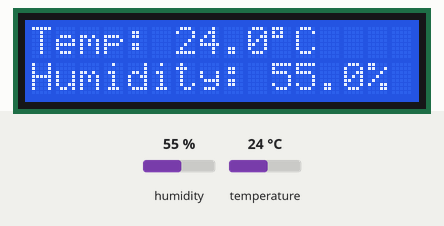
Bench run of a sketch on a simulated ESP8266 (NodeMCU). Shown: 16×2 character LCD. Inputs (shaded band) come from the test bench; at power-on: humidity 55 %, temperature 24 °C. WiFi joins after 1.5 s; servers stay silent unless stated; no MQTT or app messages arrive unless stated; what the sketch prints to the serial monitor is not drawn.

Above: at 6.8 s.
6.9 s: humidity set to 22 %
At 10.9 s:
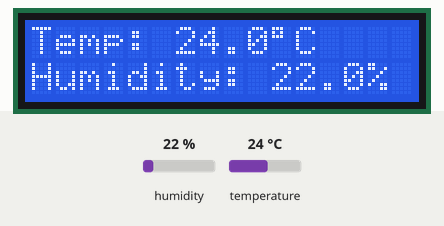
11.2 s: temperature set to 12 °C
At 14.2 s:
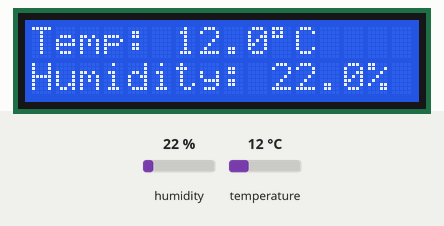
25.7 s: humidity set to 40 %
At 26.9 s:
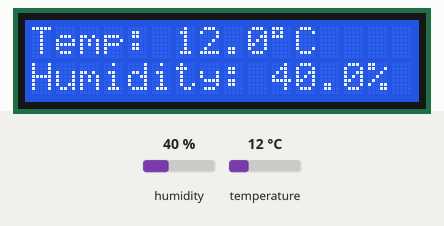
27.2 s: temperature set to 19 °C
At 30.1 s:
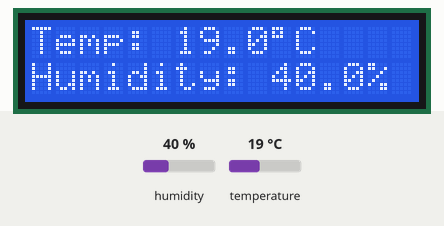
Timing chart, 0 to 31.6 s (numbered marks = the images above; inputs shaded):
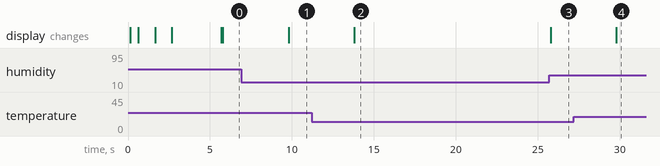

Measured:
- after the input at 6.9 s, the display: changes after 2.9 s (image 1)
- after the input at 11.2 s, the display: changes after 2.6 s (image 2)
- after the input at 25.7 s, the display: changes after 0.10 s (image 3)
- after the input at 27.2 s, the display: changes after 2.6 s (image 4)

The sketch:

esp8266_dht22_mqtt_lcd.ino
```cpp
#include <ESP8266WiFi.h>
#include <PubSubClient.h>
#include <ArduinoJson.h>
#include <DHT.h>
#include <Wire.h>
#include <LiquidCrystal_I2C.h>

// WiFi credentials
const char* ssid = "YOUR_WIFI_SSID";
const char* password = "YOUR_WIFI_PASSWORD";

// MQTT Broker settings
const char* mqtt_server = "YOUR_MQTT_SERVER_IP";
const int mqtt_port = 1883;
const char* mqtt_user = "YOUR_MQTT_USERNAME";
const char* mqtt_password = "YOUR_MQTT_PASSWORD";
const char* mqtt_client_id = "esp8266_dht22_sensor";
const char* mqtt_topic = "sensors/dht22/readings";
const char* mqtt_topic_lcd = "sensors/dht22/lcd";

// DHT22 sensor settings
#define DHTPIN 2      // GPIO2 (D4 on NodeMCU)
#define DHTTYPE DHT22 // DHT22 sensor

// I2C LCD settings
// Default I2C pins on ESP8266: SDA = GPIO4 (D2), SCL = GPIO5 (D1)
LiquidCrystal_I2C lcd(0x27, 16, 2); // Set the LCD address to 0x27 for a 16 chars and 2 line display
// Note: If 0x27 doesn't work, try 0x3F or scan the I2C bus

// Update interval in milliseconds (30 seconds)
const long interval = 30000;
unsigned long previousMillis = 0;

// LCD update interval (2 seconds)
const long lcdInterval = 2000;
unsigned long previousLcdMillis = 0;

// Display mode (0 = temp/humidity, 1 = IP address, 2 = custom message)
int displayMode = 0;
String customMessage = "";

// Initialize DHT sensor
DHT dht(DHTPIN, DHTTYPE);

// Initialize WiFi and MQTT clients
WiFiClient espClient;
PubSubClient client(espClient);

void setup() {
  Serial.begin(115200);
  Serial.println("DHT22 + ESP8266 MQTT Temperature & Humidity Monitor with LCD");

  // Initialize I2C LCD
  Wire.begin(4, 5); // SDA, SCL
  lcd.init();
  lcd.backlight();
  lcd.clear();
  lcd.setCursor(0, 0);
  lcd.print("Initializing...");

  // Initialize DHT sensor
  dht.begin();

  // Connect to WiFi
  setup_wifi();

  // Configure MQTT connection
  client.setServer(mqtt_server, mqtt_port);
  client.setCallback(callback);

  // Display IP address on LCD
  lcd.clear();
  lcd.setCursor(0, 0);
  lcd.print("IP Address:");
  lcd.setCursor(0, 1);
  lcd.print(WiFi.localIP().toString());
  delay(3000);
}

void setup_wifi() {
  delay(10);
  Serial.println();
  Serial.print("Connecting to ");
  Serial.println(ssid);

  lcd.clear();
  lcd.setCursor(0, 0);
  lcd.print("Connecting to");
  lcd.setCursor(0, 1);
  lcd.print(ssid);

  WiFi.begin(ssid, password);

  while (WiFi.status() != WL_CONNECTED) {
    delay(500);
    Serial.print(".");
    lcd.setCursor(15, 1);
    static int dots = 0;
    dots = (dots + 1) % 4;
    for (int i = 0; i < dots; i++) {
      lcd.print(".");
    }
    lcd.print("   ");
  }

  Serial.println("");
  Serial.println("WiFi connected");
  Serial.println("IP address: ");
  Serial.println(WiFi.localIP());

  lcd.clear();
  lcd.setCursor(0, 0);
  lcd.print("WiFi connected!");
  delay(1000);
}

void callback(char* topic, byte* payload, unsigned int length) {
  Serial.print("Message arrived [");
  Serial.print(topic);
  Serial.print("] ");

  String message;
  for (int i = 0; i < length; i++) {
    message += (char)payload[i];
  }
  Serial.println(message);

  // Handle LCD commands
  if (String(topic) == mqtt_topic_lcd) {
    StaticJsonDocument<200> doc;
    DeserializationError error = deserializeJson(doc, message);

    if (!error) {
      if (doc.containsKey("mode")) {
        displayMode = doc["mode"];
      }

      if (doc.containsKey("message")) {
        customMessage = doc["message"].as<String>();
        // Immediately update LCD with custom message
        if (displayMode == 2) {
          lcd.clear();
          lcd.setCursor(0, 0);

          // If message contains a pipe character, split into two lines
          int pipePos = customMessage.indexOf('|');
          if (pipePos > -1) {
            String line1 = customMessage.substring(0, pipePos);
            String line2 = customMessage.substring(pipePos + 1);
            lcd.print(line1);
            lcd.setCursor(0, 1);
            lcd.print(line2);
          } else {
            lcd.print(customMessage);
          }
        }
      }

      if (doc.containsKey("backlight")) {
        bool backlight = doc["backlight"];
        if (backlight) {
          lcd.backlight();
        } else {
          lcd.noBacklight();
        }
      }
    }
  }
}

void reconnect() {
  // Loop until we're reconnected
  while (!client.connected()) {
    Serial.print("Attempting MQTT connection...");
    lcd.clear();
    lcd.setCursor(0, 0);
    lcd.print("Connecting MQTT");

    // Attempt to connect
    if (client.connect(mqtt_client_id, mqtt_user, mqtt_password)) {
      Serial.println("connected");
      lcd.setCursor(0, 1);
      lcd.print("Connected!");

      // Subscribe to LCD topic
      client.subscribe(mqtt_topic_lcd);
    } else {
      Serial.print("failed, rc=");
      Serial.print(client.state());
      Serial.println(" try again in 5 seconds");
      lcd.setCursor(0, 1);
      lcd.print("Failed! Retry...");
      delay(5000);
    }
  }
}

void updateLCD(float temperature, float humidity) {
  switch (displayMode) {
    case 0: // Temperature and humidity
      lcd.clear();
      lcd.setCursor(0, 0);
      lcd.print("Temp: ");
      lcd.print(temperature, 1);
      lcd.print((char)223); // Degree symbol
      lcd.print("C");

      lcd.setCursor(0, 1);
      lcd.print("Humidity: ");
      lcd.print(humidity, 1);
      lcd.print("%");
      break;

    case 1: // IP address
      lcd.clear();
      lcd.setCursor(0, 0);
      lcd.print("IP Address:");
      lcd.setCursor(0, 1);
      lcd.print(WiFi.localIP().toString());
      break;

    case 2: // Custom message already handled in callback
      // Do nothing here as it's handled when the message arrives
      break;
  }
}

void loop() {
  if (!client.connected()) {
    reconnect();
  }
  client.loop();

  unsigned long currentMillis = millis();

  // Check if it's time to read sensor and publish data
  if (currentMillis - previousMillis >= interval) {
    previousMillis = currentMillis;

    // Read temperature and humidity
    float humidity = dht.readHumidity();
    float temperature = dht.readTemperature();

    // Check if any reads failed
    if (isnan(humidity) || isnan(temperature)) {
      Serial.println("Failed to read from DHT sensor!");
      lcd.clear();
      lcd.setCursor(0, 0);
      lcd.print("Sensor Error!");
      return;
    }

    // Print readings to serial monitor
    Serial.print("Temperature: ");
    Serial.print(temperature);
    Serial.print(" °C, Humidity: ");
    Serial.print(humidity);
    Serial.println(" %");

    // Create JSON document
    StaticJsonDocument<200> doc;
    doc["device_id"] = mqtt_client_id;
    doc["temperature"] = temperature;
    doc["humidity"] = humidity;
    doc["timestamp"] = millis();

    // Serialize JSON to string
    char buffer[256];
    size_t n = serializeJson(doc, buffer);

    // Publish to MQTT topic
    if (client.publish(mqtt_topic, buffer, n)) {
      Serial.println("Data published to MQTT successfully");
    } else {
      Serial.println("Failed to publish data to MQTT");
    }

    // Update LCD with new readings
    updateLCD(temperature, humidity);
  }

  // Update LCD periodically if in mode 0 (temp/humidity)
  if (displayMode == 0 && currentMillis - previousLcdMillis >= lcdInterval) {
    previousLcdMillis = currentMillis;

    float humidity = dht.readHumidity();
    float temperature = dht.readTemperature();

    if (!isnan(humidity) && !isnan(temperature)) {
      updateLCD(temperature, humidity);
    }
  }
}
```
